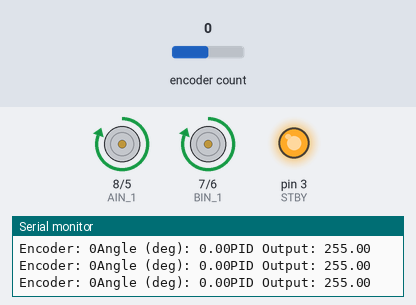
A sketch run on a simulated Arduino Uno, built with avr-gcc and run on an emulated ATmega328P. Parts: direction and speed pins drawn as motors (green arrow = direction pin HIGH = forward, orange = LOW = backward, longer = more drive, stopped while the standby pin is LOW), output pins drawn as LEDs (lit = HIGH), the last lines printed to the serial monitor. Inputs (shaded band) come from the test bench; at power-on: encoder count 0.

Above: at 1.2 s.
1.3 s: encoder count set to 1
At 2.1 s:
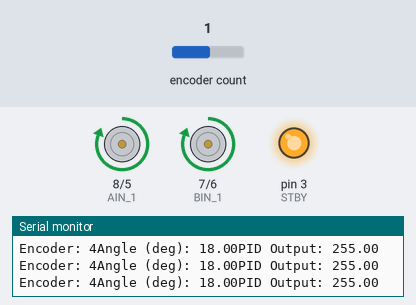
2.9 s: encoder count set to 5
At 4.1 s:
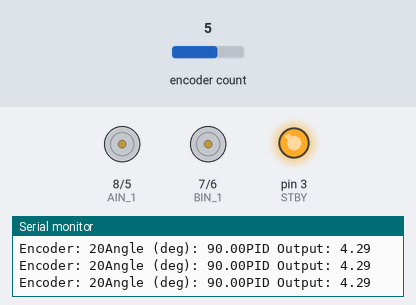
4.5 s: encoder count set to 4
At 5.3 s:
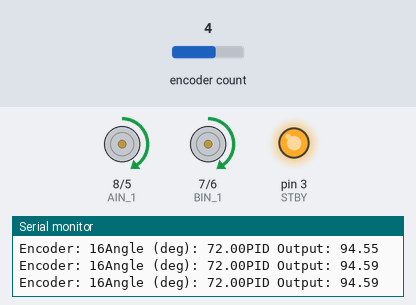
6.1 s: encoder count set to 3
At 6.5 s:
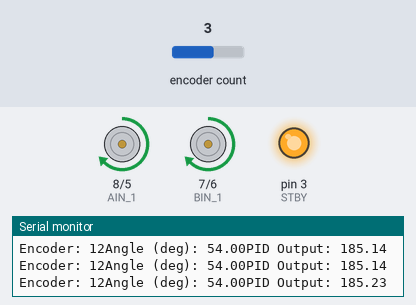
9.1 s: encoder count set to 7
12.1 s: encoder count set to 6
Timing chart, 0 to 14.7 s (numbered marks = the images above; inputs shaded):
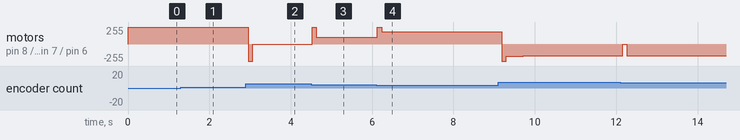

The sketch:

e_4_1_Picamilho_Tasnia_Haider_Sharma_Kesavam_..._Project2PID.ino
```cpp
#include <Encoder.h>
#include <PID_v1.h>

// Pin definitions
#define ENA 5       // left motor
#define ENB 6       // right motor
#define BIN_1 7     // right movement
#define AIN_1 8     // left movement
#define STBY 3      // driver enable pin for motor rotation
#define ENCODER_PIN_A 18  // Encoder clk pin
#define ENCODER_PIN_B 2   // Encoder data pin

Encoder myEnc(ENCODER_PIN_A, ENCODER_PIN_B);// connecting encoder + pins
const float degreesPerCount = 180.0 / 40; // 180 divided by 40 counts for revolution -> to ratio 360 deg/20 pulses

// PID
double Setpoint = 90, Input, Output; //90 deg is stable position
double  Kp = 5, Ki = 0.0236, Kd = 0.6;// Kp = 1.2, Ki = 0.01, Kd = 0.2;
PID myPID(&Input, &Output, &Setpoint, Kp, Ki, Kd, DIRECT); //input=encoder angle, output=pid correction, direct=direction


const int minPWM = 100; // overcoming motor deadzone

void setup() {
    Serial.begin(9600);
    pinMode(ENA, OUTPUT); //sppeed
    pinMode(ENB, OUTPUT); //speed
    pinMode(BIN_1, OUTPUT); //direction
    pinMode(AIN_1, OUTPUT); //direction
    pinMode(STBY, OUTPUT); //enable
    digitalWrite(STBY, HIGH); //making motors high to start rotating

    myPID.SetMode(AUTOMATIC); //-> library solves error
    myPID.SetOutputLimits(-255, 255); // pos for forward, neg for reverse
}

void loop() {
    long encoder = myEnc.read(); //reading encoder positiong by pulse rotation
    double angle = encoder * degreesPerCount; //ratio of 180/40

 //apply low band filter to filter out high noise (supply power, vibration etc)
   // static double prevang = 0; //clearing variable -static to hold value in all function calls
  //  angle = 0.8 * prevang + 0.2 * angle; // 80% to previous valie and 20% to current ang -> filtering
   // prevang = angle;

    Input = angle;//pnput for pid
    myPID.Compute();

    // Motor control mapping
    //limit program to stop after 45 deg (point of no return angle) was reached
   if (Output >= 45) {
    forward(constrain(abs(Output), minPWM, 255));
} else if (Output <= -45) {
    backward(constrain(abs(Output), minPWM, 255));
} else {
    stop();
}


    Serial.print("Encoder: ");
    Serial.print(encoder);
    Serial.print( "Angle (deg): ");
    Serial.print(angle);
    Serial.print("PID Output: ");
    Serial.println(Output);
    delay(10);
}

// Motor control functions
void forward(int Pulse) {
    analogWrite(ENA, Pulse);
    analogWrite(ENB, Pulse);
    digitalWrite(AIN_1, HIGH);
    digitalWrite(BIN_1, HIGH);
}

void backward(int Pulse) {
    analogWrite(ENA, Pulse);
    analogWrite(ENB, Pulse);
    digitalWrite(AIN_1, LOW);
    digitalWrite(BIN_1, LOW);
}

void stop() {
    analogWrite(ENA, 0);
    analogWrite(ENB, 0);
}
```

Measured:
- after the input at 1.3 s, motor on pin 8 (AIN_1) / pin 5 (ENA), motor on pin 7 (BIN_1) / pin 6 (ENB): forward 255/255 → forward 254/255 at once, → forward 255/255 0.10 s later
- after the input at 2.9 s, motor on pin 8 (AIN_1) / pin 5 (ENA), motor on pin 7 (BIN_1) / pin 6 (ENB): forward 255/255 → backward 255/255 after 0.06 s, → stopped 0.10 s later
- after the input at 4.5 s, motor on pin 8 (AIN_1) / pin 5 (ENA), motor on pin 7 (BIN_1) / pin 6 (ENB): stopped → forward 254/255 at once, → forward 100/255 0.10 s later
- after the input at 6.1 s, motor on pin 8 (AIN_1) / pin 5 (ENA), motor on pin 7 (BIN_1) / pin 6 (ENB): forward 100/255 → forward 255/255 at once, → forward 185/255 0.10 s later, → forward 186/255 1.2 s later, → forward 187/255 1.1 s later
